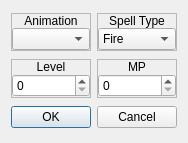
<?xml version="1.0" encoding="UTF-8"?>
<ui version="4.0">
 <class>ConfigureEvent_CastSpell</class>
 <widget class="QDialog" name="ConfigureEvent_CastSpell">
  <property name="geometry">
   <rect>
    <x>0</x>
    <y>0</y>
    <width>184</width>
    <height>143</height>
   </rect>
  </property>
  <property name="windowTitle">
   <string>Cast Spell</string>
  </property>
  <property name="styleSheet">
   <string notr="true">.QFrame
{
	border: 1px solid palette(text);
}

.QFrame&gt;QLabel
{
	background-color: palette(text);
	color: palette(window);
}</string>
  </property>
  <layout class="QGridLayout" name="gridLayout">
   <item row="0" column="0">
    <widget class="QFrame" name="frame_5">
     <property name="sizePolicy">
      <sizepolicy hsizetype="Preferred" vsizetype="Fixed">
       <horstretch>0</horstretch>
       <verstretch>0</verstretch>
      </sizepolicy>
     </property>
     <property name="frameShape">
      <enum>QFrame::StyledPanel</enum>
     </property>
     <property name="frameShadow">
      <enum>QFrame::Raised</enum>
     </property>
     <layout class="QVBoxLayout" name="verticalLayout_19">
      <property name="spacing">
       <number>0</number>
      </property>
      <property name="leftMargin">
       <number>0</number>
      </property>
      <property name="topMargin">
       <number>0</number>
      </property>
      <property name="rightMargin">
       <number>0</number>
      </property>
      <property name="bottomMargin">
       <number>0</number>
      </property>
      <item>
       <widget class="QLabel" name="label_23">
        <property name="sizePolicy">
         <sizepolicy hsizetype="Preferred" vsizetype="Fixed">
          <horstretch>0</horstretch>
          <verstretch>0</verstretch>
         </sizepolicy>
        </property>
        <property name="text">
         <string>Animation</string>
        </property>
        <property name="alignment">
         <set>Qt::AlignCenter</set>
        </property>
       </widget>
      </item>
      <item>
       <widget class="QWidget" name="widget" native="true">
        <layout class="QHBoxLayout" name="horizontalLayout_3">
         <property name="spacing">
          <number>0</number>
         </property>
         <property name="leftMargin">
          <number>0</number>
         </property>
         <property name="topMargin">
          <number>0</number>
         </property>
         <property name="rightMargin">
          <number>0</number>
         </property>
         <property name="bottomMargin">
          <number>0</number>
         </property>
         <item>
          <widget class="QComboBox" name="optAnimation"/>
         </item>
        </layout>
       </widget>
      </item>
     </layout>
    </widget>
   </item>
   <item row="0" column="1">
    <widget class="QFrame" name="frame_6">
     <property name="sizePolicy">
      <sizepolicy hsizetype="Preferred" vsizetype="Fixed">
       <horstretch>0</horstretch>
       <verstretch>0</verstretch>
      </sizepolicy>
     </property>
     <property name="frameShape">
      <enum>QFrame::StyledPanel</enum>
     </property>
     <property name="frameShadow">
      <enum>QFrame::Raised</enum>
     </property>
     <layout class="QVBoxLayout" name="verticalLayout_20">
      <property name="spacing">
       <number>0</number>
      </property>
      <property name="leftMargin">
       <number>0</number>
      </property>
      <property name="topMargin">
       <number>0</number>
      </property>
      <property name="rightMargin">
       <number>0</number>
      </property>
      <property name="bottomMargin">
       <number>0</number>
      </property>
      <item>
       <widget class="QLabel" name="label_24">
        <property name="sizePolicy">
         <sizepolicy hsizetype="Preferred" vsizetype="Fixed">
          <horstretch>0</horstretch>
          <verstretch>0</verstretch>
         </sizepolicy>
        </property>
        <property name="text">
         <string>Spell Type</string>
        </property>
        <property name="alignment">
         <set>Qt::AlignCenter</set>
        </property>
       </widget>
      </item>
      <item>
       <widget class="QWidget" name="widget_2" native="true">
        <layout class="QHBoxLayout" name="horizontalLayout_4">
         <property name="spacing">
          <number>0</number>
         </property>
         <property name="leftMargin">
          <number>0</number>
         </property>
         <property name="topMargin">
          <number>0</number>
         </property>
         <property name="rightMargin">
          <number>0</number>
         </property>
         <property name="bottomMargin">
          <number>0</number>
         </property>
         <item>
          <widget class="QComboBox" name="optSpellType">
           <item>
            <property name="text">
             <string>Fire</string>
            </property>
           </item>
           <item>
            <property name="text">
             <string>Water</string>
            </property>
           </item>
           <item>
            <property name="text">
             <string>Earth</string>
            </property>
           </item>
           <item>
            <property name="text">
             <string>Wind</string>
            </property>
           </item>
           <item>
            <property name="text">
             <string>Light</string>
            </property>
           </item>
           <item>
            <property name="text">
             <string>Dark</string>
            </property>
           </item>
           <item>
            <property name="text">
             <string>Normal</string>
            </property>
           </item>
          </widget>
         </item>
        </layout>
       </widget>
      </item>
     </layout>
    </widget>
   </item>
   <item row="1" column="0">
    <widget class="QFrame" name="frame_7">
     <property name="sizePolicy">
      <sizepolicy hsizetype="Preferred" vsizetype="Fixed">
       <horstretch>0</horstretch>
       <verstretch>0</verstretch>
      </sizepolicy>
     </property>
     <property name="frameShape">
      <enum>QFrame::StyledPanel</enum>
     </property>
     <property name="frameShadow">
      <enum>QFrame::Raised</enum>
     </property>
     <layout class="QVBoxLayout" name="verticalLayout_21">
      <property name="spacing">
       <number>0</number>
      </property>
      <property name="leftMargin">
       <number>0</number>
      </property>
      <property name="topMargin">
       <number>0</number>
      </property>
      <property name="rightMargin">
       <number>0</number>
      </property>
      <property name="bottomMargin">
       <number>0</number>
      </property>
      <item>
       <widget class="QLabel" name="label_25">
        <property name="sizePolicy">
         <sizepolicy hsizetype="Preferred" vsizetype="Fixed">
          <horstretch>0</horstretch>
          <verstretch>0</verstretch>
         </sizepolicy>
        </property>
        <property name="text">
         <string>Level</string>
        </property>
        <property name="alignment">
         <set>Qt::AlignCenter</set>
        </property>
       </widget>
      </item>
      <item>
       <widget class="QWidget" name="widget_3" native="true">
        <layout class="QHBoxLayout" name="horizontalLayout">
         <property name="spacing">
          <number>0</number>
         </property>
         <property name="leftMargin">
          <number>0</number>
         </property>
         <property name="topMargin">
          <number>0</number>
         </property>
         <property name="rightMargin">
          <number>0</number>
         </property>
         <property name="bottomMargin">
          <number>0</number>
         </property>
         <item>
          <widget class="QSpinBox" name="numLevel"/>
         </item>
        </layout>
       </widget>
      </item>
     </layout>
    </widget>
   </item>
   <item row="1" column="1">
    <widget class="QFrame" name="frame_8">
     <property name="sizePolicy">
      <sizepolicy hsizetype="Preferred" vsizetype="Fixed">
       <horstretch>0</horstretch>
       <verstretch>0</verstretch>
      </sizepolicy>
     </property>
     <property name="frameShape">
      <enum>QFrame::StyledPanel</enum>
     </property>
     <property name="frameShadow">
      <enum>QFrame::Raised</enum>
     </property>
     <layout class="QVBoxLayout" name="verticalLayout_22">
      <property name="spacing">
       <number>0</number>
      </property>
      <property name="leftMargin">
       <number>0</number>
      </property>
      <property name="topMargin">
       <number>0</number>
      </property>
      <property name="rightMargin">
       <number>0</number>
      </property>
      <property name="bottomMargin">
       <number>0</number>
      </property>
      <item>
       <widget class="QLabel" name="label_26">
        <property name="sizePolicy">
         <sizepolicy hsizetype="Preferred" vsizetype="Fixed">
          <horstretch>0</horstretch>
          <verstretch>0</verstretch>
         </sizepolicy>
        </property>
        <property name="text">
         <string>MP</string>
        </property>
        <property name="alignment">
         <set>Qt::AlignCenter</set>
        </property>
       </widget>
      </item>
      <item>
       <widget class="QWidget" name="widget_4" native="true">
        <layout class="QHBoxLayout" name="horizontalLayout_2">
         <property name="spacing">
          <number>0</number>
         </property>
         <property name="leftMargin">
          <number>0</number>
         </property>
         <property name="topMargin">
          <number>0</number>
         </property>
         <property name="rightMargin">
          <number>0</number>
         </property>
         <property name="bottomMargin">
          <number>0</number>
         </property>
         <item>
          <widget class="QSpinBox" name="numMP">
           <property name="maximum">
            <number>255</number>
           </property>
          </widget>
         </item>
        </layout>
       </widget>
      </item>
     </layout>
    </widget>
   </item>
   <item row="2" column="0" colspan="2">
    <widget class="QDialogButtonBox" name="buttonBox">
     <property name="orientation">
      <enum>Qt::Horizontal</enum>
     </property>
     <property name="standardButtons">
      <set>QDialogButtonBox::Cancel|QDialogButtonBox::Ok</set>
     </property>
    </widget>
   </item>
  </layout>
 </widget>
 <resources/>
 <connections>
  <connection>
   <sender>buttonBox</sender>
   <signal>accepted()</signal>
   <receiver>ConfigureEvent_CastSpell</receiver>
   <slot>accept()</slot>
   <hints>
    <hint type="sourcelabel">
     <x>248</x>
     <y>254</y>
    </hint>
    <hint type="destinationlabel">
     <x>157</x>
     <y>274</y>
    </hint>
   </hints>
  </connection>
  <connection>
   <sender>buttonBox</sender>
   <signal>rejected()</signal>
   <receiver>ConfigureEvent_CastSpell</receiver>
   <slot>reject()</slot>
   <hints>
    <hint type="sourcelabel">
     <x>316</x>
     <y>260</y>
    </hint>
    <hint type="destinationlabel">
     <x>286</x>
     <y>274</y>
    </hint>
   </hints>
  </connection>
 </connections>
</ui>
